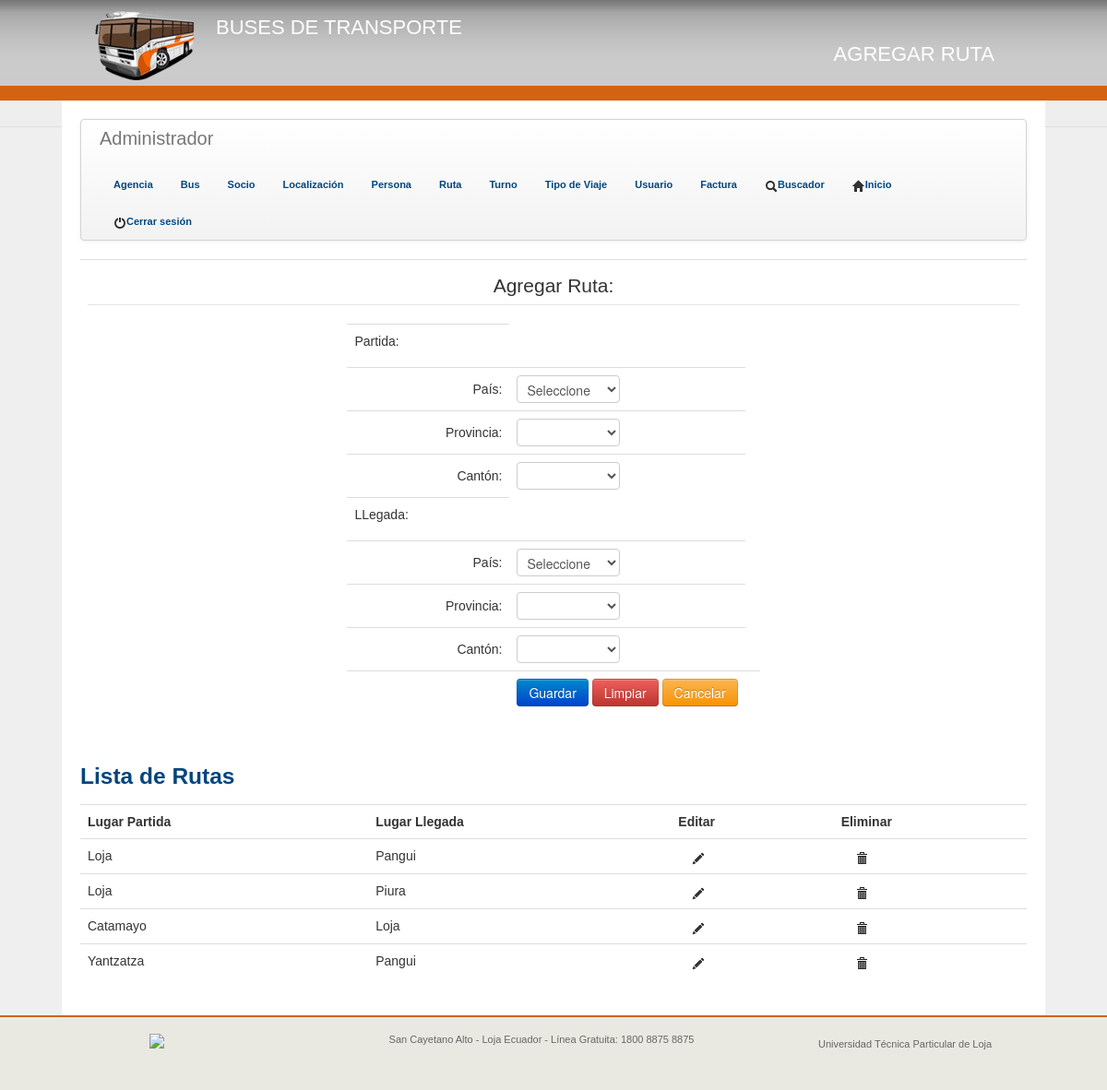
The page /pages/addRuta.php (signed in) on the database as committed earlier.
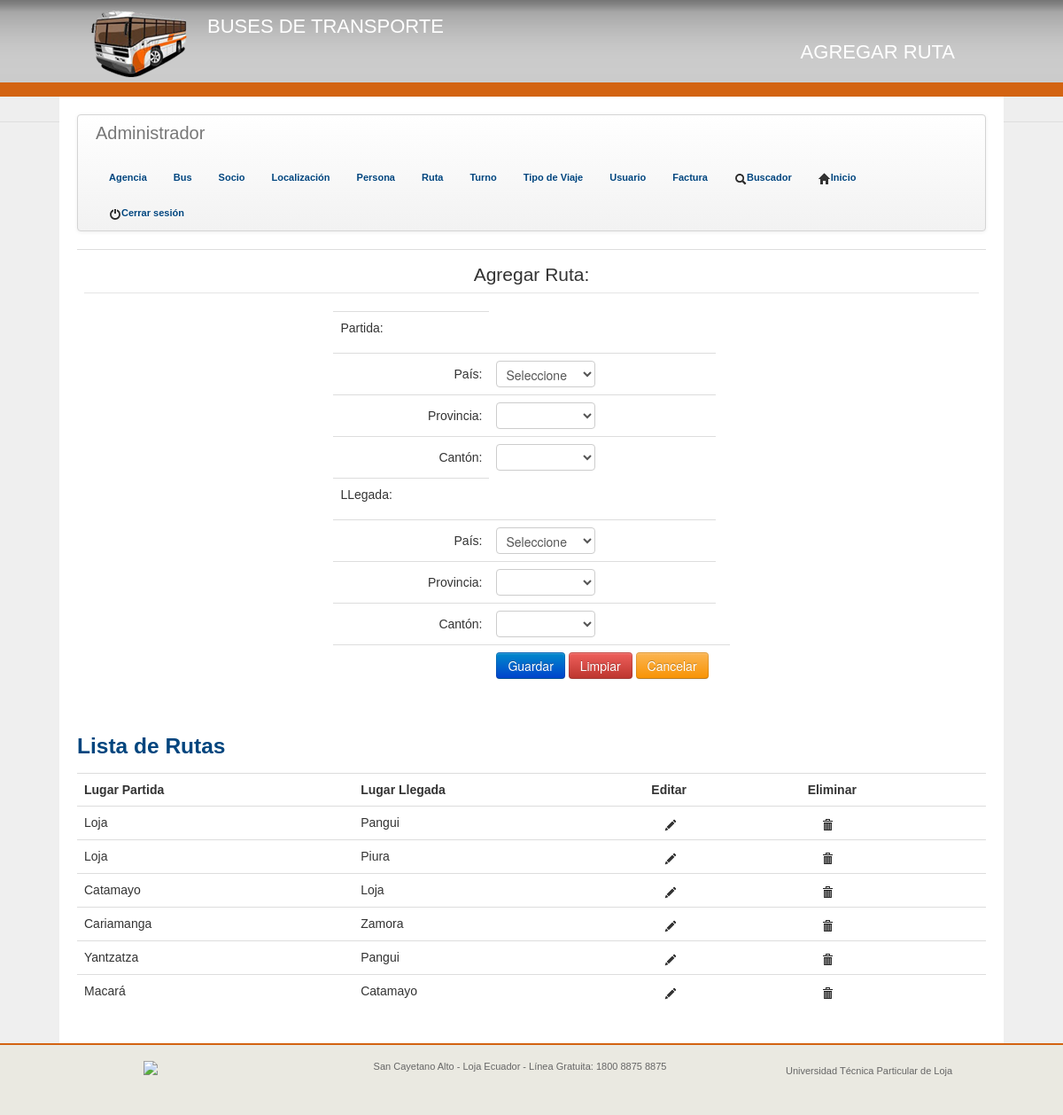
The same page on the database as committed later.
### tables this page shows
CREATE TABLE IF NOT EXISTS `rutas` (
  `idRuta` int(11) NOT NULL AUTO_INCREMENT,
  `LugarPartida` int(11) NOT NULL,
  `lugarLlegada` int(11) NOT NULL,
  PRIMARY KEY (`idRuta`),
  KEY `LugarPartida` (`LugarPartida`,`lugarLlegada`),
  KEY `LugarPartida_2` (`LugarPartida`),
  KEY `lugarLlegada` (`lugarLlegada`)
);

CREATE TABLE IF NOT EXISTS `canton` (
  `idCanton` int(11) NOT NULL AUTO_INCREMENT,
  `idProvincia` int(11) NOT NULL,
  `nombre` varchar(30) NOT NULL,
  PRIMARY KEY (`idCanton`),
  KEY `idProvincia` (`idProvincia`)
);

### pages/addRuta.php (the view, shortened to what this page needs)
<!DOCTYPE html>
<html>
<head>
	<link href="../UtplCss/tema.css" rel="stylesheet">
	<link href="../UtplCss/internas.css" rel="stylesheet">
</head>
<body>
	<header>
		<section class="encabezado">
			<div class="logo">
				<a style="float:left;display:block;" href="http://www.utpl.edu.ec"><img src="../img/logo.png"></img></a>
				<h1 style="float:left;">Buses de Transporte</h1>
			</div>
			<div class="tituloPag" id="clickeable" onclick="location.href='../index.php';" style="cursor:pointer;">
				<h1 >
					Agregar Ruta
				</h1>
			</div>
		</section>
	</header>
	<div class="contenedor">
		<?php
		include ("../php/menu_admin.php");
		?>
		<section id="content">
			<table class="table">
				<tbody>
					<tr>
						<td>
							<center>
								<form class="form-horizontal" name="usuario" action="../php/addRuta.php" method="POST">
									<fieldset>
										<legend>Agregar Ruta:</legend>
										<table>
											<tbody>
												<tr>
													<td><p>Partida:</p></td>
												</tr>
												<tr>
													<td><label class="control-label">País:</label></td>
													<td>
														<select required name="idpais" id="idpais">
															<option value="null">Seleccione</option>
														</select>
													</td>
												</tr>
												<tr>
													<td>
														<label class="control-label">Provincia:</label>
													</td>
													<td>
														<select  name="idProv" id="idProv">
														</select>
													</td>
												</tr>
												<tr>
													<td>
														<label class="control-label">Cantón:</label>
													</td>
													<td>
														<select  name="idCant" id="idCant">
														</select>
													</td>
												</tr>
												<tr>
													<td><p>LLegada:</p></td>
												</tr>
												<tr>
													<td><label class="control-label">País:</label></td>
													<td>
														<select required name="idpais2" id="idpais2">
															<option value="null">Seleccione</option>
														</select>
													</td>
												</tr>
												<tr>
													<td>
														<label class="control-label">Provincia:</label>
													</td>
													<td>
														<select  name="idProv2" id="idProv2">
														</select>
													</td>
												</tr>
												<tr>
													<td>
														<label class="control-label">Cantón:</label>
													</td>
													<td>
														<select  name="idCant2" id="idCant2">
														</select>
													</td>
												</tr>
												<tr>
												<td></td>
												<td>
													<center>
														<button class=" btn btn-primary" type="submit"> Guardar </button>
														<button class="btn btn-danger" type="reset"> Limpiar </button>
														<input class="btn btn-warning" type="button" name="Cancelar" value="Cancelar" onClick="location.href='../index.php'">
													</center>
												</td>
												<td></td>
											</tr>
											</tbody>
										</table>
									</fieldset>
								</form>
							</center>
						</td>
					</tr>
				</tbody>
			</table>
			<?php
			include("../php/listarRuta.php");
			?>
		</section>
	</div>
	<footer>
		<div class="containerdiv">
			<div id="cc">
				<a href="http://creativecommons.org/licenses/by-nc-nd/3.0/ec/" target="_blank"><img src="http://www.utpl.edu.ec/sites/all/themes/utpl/images/cc.jpg"></a>
			</div>
			<div id="contactinfo">
				<p>San Cayetano Alto  - Loja Ecuador - Línea Gratuita: 1800 8875 8875</p>
			</div>
			<div id="q">
			Universidad Técnica Particular de Loja
			</div>
		</div>
	</footer>
</body>
</html>

### php/listarRuta.php (shortened to what this page needs)
<?php
include("../dll/conexionsql.php");
extract($_GET);
if(!isset($bandera)){
	$sql="SELECT rutas.idRuta, c1.nombre, c2.nombre FROM rutas
	INNER JOIN canton c1
	ON rutas.LugarPartida = c1.idCanton
	INNER JOIN canton c2
	ON rutas.lugarLlegada = c2.idCanton";
	$ressql=mysql_query($sql,$con);
	$totdatos=mysql_num_rows($ressql);
	if($totdatos>0){
		echo "<table border='0' class='table table-hover'>";
		echo "<h3 class=\"azul\">Lista de Rutas</h3>";
		echo "<tr>";
		echo "<th scope='col'>"."Lugar Partida"."</th>";
		echo "<th scope='col'>"."Lugar Llegada"."</th>";
		echo "<th scope='col'>"."Editar"."</th>";
		echo "<th scope='col'>"."Eliminar"."</th>";
		echo "</tr>";
		while ($row=mysql_fetch_array($ressql)) {
			echo "<tr class='filas'>";
			echo "<td>".$row[1]."</td>";
			echo "<td>".$row[2]."</td>";
			echo "<td>
			<a href='actRuta.php?id=".base64_encode($row[0])."'>
				<i class='icon-pencil'></i>
			</a>
		</td>";
		echo "<td>
		<a href='../php/listarRuta.php?id=".base64_encode($row[0])."&bandera=1'>
			<i class='icon-trash'></i>
		</a>
	</td>";
	echo "</tr>";
}
echo "</table";
}else{
	echo "No hay datos!!";
}
}
?>

Rows that differ between the two databases and show on the page:
added rutas: LugarPartida.nombre "Cariamanga", lugarLlegada.nombre "Zamora"
added rutas: LugarPartida.nombre "Macará", lugarLlegada.nombre "Catamayo"
